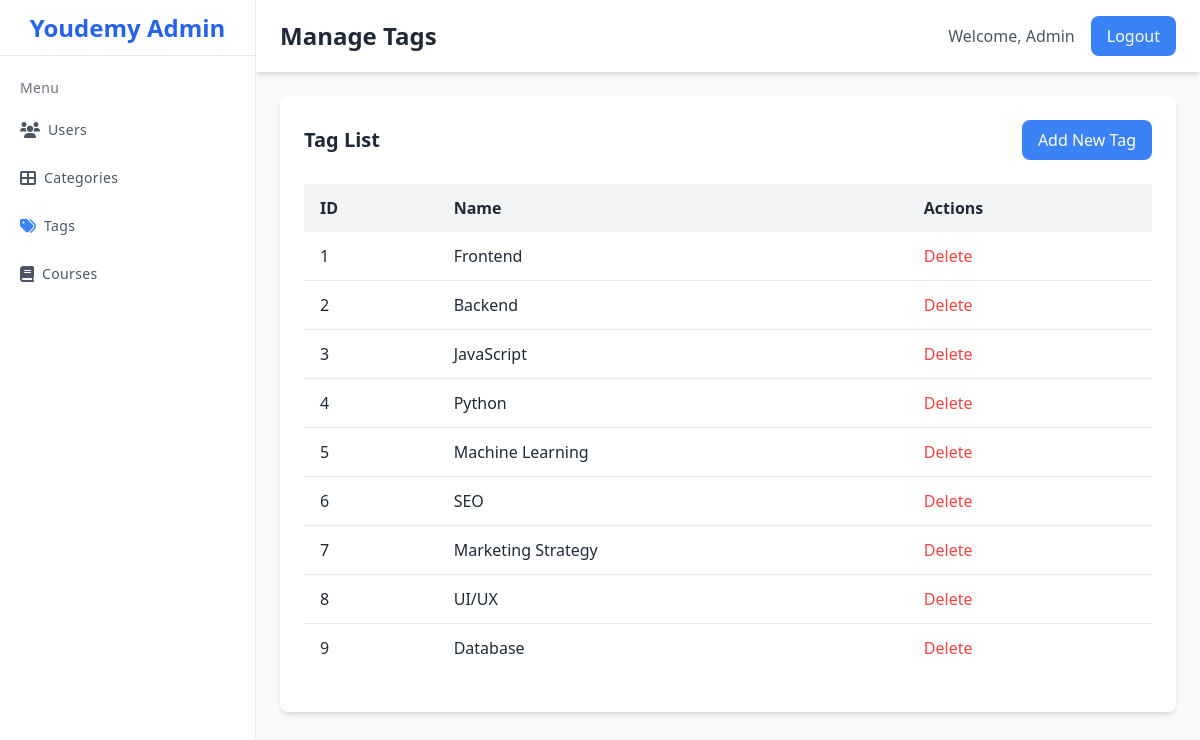
Screenshot of /views/tag.php (signed in) with the database file from the repository.
### tables this page shows
CREATE TABLE Tag(
        id INT AUTO_INCREMENT PRIMARY KEY ,
        title VARCHAR(255)
    );

### config/connexion.php (called while the page is built, shortened)
<?php
class Connexion
{
    private  ?PDO $instance = null;
        public function __construct(){
            try {
                $dsn = "mysql:host=" . self::HOST . ";dbname=" . self::DBNAME . ";charset=utf8mb4";
                $options = [
                    PDO::ATTR_ERRMODE => PDO::ERRMODE_EXCEPTION,
                    PDO::ATTR_DEFAULT_FETCH_MODE => PDO::FETCH_ASSOC,
                    PDO::ATTR_EMULATE_PREPARES => false,
                    PDO::MYSQL_ATTR_FOUND_ROWS => true
                ];
                $this->instance = new PDO($dsn, self::USERNAME, self::PASSWORD, $options);
                $this->instance->exec('SET NAMES utf8mb4');
            } catch (PDOException $e) {
                error_log("Erreur de connexion à la base de données : " . $e->getMessage());
                throw new Exception("Impossible de se connecter à la base de données.");
            }
        }
       public function getconnexion():PDO{
             return $this->instance;
       }
    }

### models/Tag.php (called while the page is built, shortened)
<?php
require_once __DIR__ . '/../config/connexion.php';
class Tag
{
    private $pdo;
    public function __construct()
    {
        $pdo = new Connexion();
        $this->pdo = $pdo->getconnexion();
    }
    public function displaytags()
    {
        $stmt = $this->pdo->prepare("SELECT*FROM tag");
        $stmt->execute();
        $tags = $stmt->fetchAll(PDO::FETCH_ASSOC);
        return $tags;
    }
}

### views/tag.php (the view, shortened to what this page needs)
<?php
require_once('../models/Tag.php');
$taf = new Tag();
$tags = $taf->displaytags();
 ?>
<!DOCTYPE html>
<html lang="en">
<head>
    <script src="https://cdn.tailwindcss.com"></script>
    <link href="https://cdnjs.cloudflare.com/ajax/libs/font-awesome/6.0.0-beta3/css/all.min.css" rel="stylesheet">
</head>
<body class="bg-gray-100">
    <div class="min-h-screen flex flex-col flex-auto flex-shrink-0 antialiased bg-gray-50 text-gray-800">
        <div class="fixed flex flex-col top-0 left-0 w-64 bg-white h-full border-r">
            <div class="flex items-center justify-center h-14 border-b">
                <div class="text-2xl font-bold text-primary-600">Youdemy Admin</div>
            </div>
            <div class="overflow-y-auto overflow-x-hidden flex-grow">
                <ul class="flex flex-col py-4 space-y-1">
                    <li class="px-5">
                        <div class="flex flex-row items-center h-8">
                            <div class="text-sm font-light tracking-wide text-gray-500">Menu</div>
                        </div>
                    </li>
                    <li>
                        <a href="users.php"
                            class="relative flex flex-row items-center h-11 focus:outline-none hover:bg-gray-50 text-gray-600 hover:text-gray-800 border-l-4 border-transparent hover:border-primary-500 pr-6">
                            <span class="inline-flex justify-center items-center ml-4">
                                <i class="fas fa-users"></i>
                            </span>
                            <span class="ml-2 text-sm tracking-wide truncate">Users</span>
                        </a>
                    </li>
                    <li>
                        <a href="category.php"
                            class="relative flex flex-row items-center h-11 focus:outline-none hover:bg-gray-50 text-gray-600 hover:text-gray-800 border-l-4 border-transparent hover:border-primary-500 pr-6">
                            <span class="inline-flex justify-center items-center ml-4">
                                <i class="fas fa-th-large"></i>
                            </span>
                            <span class="ml-2 text-sm tracking-wide truncate">Categories</span>
                        </a>
                    </li>
                    <li>
                        <a href="tag.php"
                            class="relative flex flex-row items-center h-11 focus:outline-none hover:bg-gray-50 text-gray-600 hover:text-gray-800 border-l-4 border-transparent hover:border-primary-500 pr-6">
                            <span class="inline-flex justify-center items-center ml-4">
                                <i class="fas fa-tags text-primary-500"></i>
                            </span>
                            <span class="ml-2 text-sm tracking-wide truncate">Tags</span>
                        </a>
                    </li>
                    <li>
                        <a href="course.php"
                            class="relative flex flex-row items-center h-11 focus:outline-none hover:bg-gray-50 text-gray-600 hover:text-gray-800 border-l-4 border-transparent hover:border-primary-500 pr-6">
                            <span class="inline-flex justify-center items-center ml-4">
                                <i class="fas fa-book"></i>
                            </span>
                            <span class="ml-2 text-sm tracking-wide truncate">Courses</span>
                        </a>
                    </li>
                </ul>
            </div>
        </div>
        <div class="ml-64 flex-1">
            <header class="bg-white shadow-md py-4 px-6 flex justify-between items-center">
                <h1 class="text-2xl font-semibold text-gray-800">Manage Tags</h1>
                <div class="flex items-center space-x-4">
                    <span class="text-gray-600">Welcome, Admin</span>
                    <button
                        class="bg-primary-500 hover:bg-primary-600 text-white py-2 px-4 rounded-lg transition duration-200">
                        Logout
                    </button>
                </div>
            </header>
            <main class="p-6">
                <div class="bg-white rounded-lg shadow-md p-6">
                    <div class="flex justify-between items-center mb-6">
                        <h2 class="text-xl font-semibold text-gray-800">Tag List</h2>
                        <button id="addbtn"
                            class="bg-primary-500 hover:bg-primary-600 text-white py-2 px-4 rounded-lg transition duration-200">
                            Add New Tag
                        </button>
                    </div>
                    <div class="overflow-x-auto">
                        <table class="min-w-full bg-white">
                            <thead class="bg-gray-100">
                                <tr>
                                    <th class="py-3 px-4 text-left">ID</th>
                                    <th class="py-3 px-4 text-left">Name</th>
                                    <th class="py-3 px-4 text-left">Actions</th>
                                </tr>
                            </thead>
                            <tbody class="divide-y divide-gray-200">
                                <?php
                                foreach ($tags as $tag){
                                 ?>
                                <tr>
                                    <td class="py-3 px-4"><?=$tag['id']?></td>
                                    <td class="py-3 px-4"><?=$tag['title']?></td>
                                    <td class="py-3 px-4">
                                        <form method="POST" action="http://localhost/index.php?action=deleteTag">
                                        <button  class="text-red-500 hover:text-red-700">Delete</button>
                                        </form>
                                    </td>
                                </tr>
                                <?php }?>
                            </tbody>
                        </table>
                    </div>
                </div>
            </main>
        </div>
</body>
</html>

### rows the page displays
tag: id "1", title "Frontend"
tag: id "2", title "Backend"
tag: id "3", title "JavaScript"
tag: id "4", title "Python"
tag: id "5", title "Machine Learning"
tag: id "6", title "SEO"
tag: id "7", title "Marketing Strategy"
tag: id "8", title "UI/UX"
tag: id "9", title "Database"
